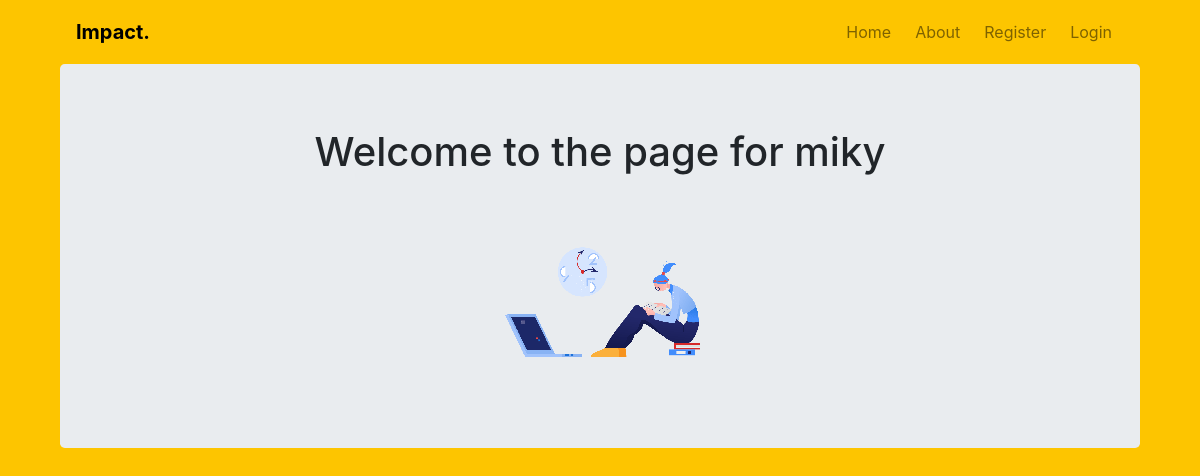
Before: /miky with the older database file.
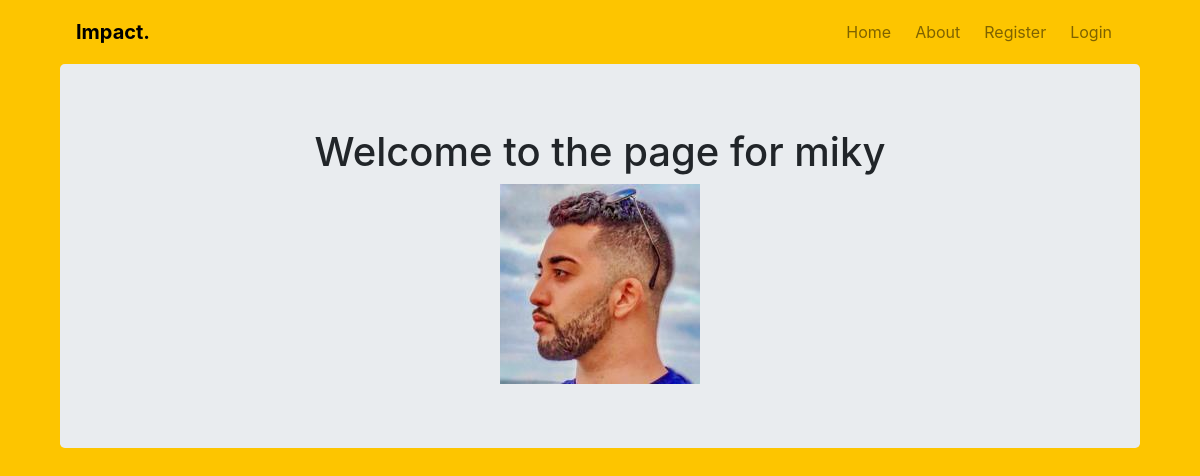
After: the same page with the newer database file.
### impact/models.py (models this page shows, shortened)
class User(db.Model,UserMixin):
    __tablename__ = 'users'
    id = db.Column(db.Integer, primary_key=True)
    profile_image = db.Column(db.String(64), nullable=False, default='default_profile.png')
    email = db.Column(db.String(64), unique=True, index=True)
    username = db.Column(db.String(64), unique=True, index=True)
    password_hash = db.Column(db.String(128))
    posts = db.relationship("Post", backref="author", lazy=True)

### impact/users/views.py (the view)
@users.route("/<username>")
def user_posts(username):
    page = request.args.get('page', 1, type=int)
    user = User.query.filter_by(username=username).first_or_404()
    posts = Post.query.filter_by(author=user).order_by(Post.date.desc()).paginate(page=page, per_page=5)
    return render_template(('user_posts.html'), posts=posts, user=user)

### impact/templates/user_posts.html (shortened to what this page needs)
{% extends "base.html" %}
{% block content %}
<div class="container">
  <div class="jumbotron">
    <div align='center'>
      <h1>Welcome to the page for {{user.username}}</h1>
      <img src="{{url_for('static',filename='profile_pics/'+user.profile_image)}}" >
    </div>
  </div>
</div>
{% endblock %}

### impact/templates/base.html (shortened to what this page needs)
<!DOCTYPE html>
<html lang="en">
<head>
    <link rel="stylesheet" href="https://maxcdn.bootstrapcdn.com/bootstrap/4.0.0/css/bootstrap.min.css"
>
</head>
<body style="background-color: #fdc500;">
    <div class="container" style="background-color: #fdc500;">
    <nav class="navbar navbar-expand-lg navbar-light" style="background-color: #fdc500;">
        <div class="container-fluid">
            <a class="navbar-brand font-weight-bold" href="#" style="color: #000000;" >Impact.</a>
            <div class="collapse navbar-collapse" id="navbarSupportedContent">
                <ul class="navbar-nav ml-auto mb-2 mb-lg-0 ">
                    <li class="nav-item p-1" aria-current="true">
                        <a class="nav-link" aria-current="page" href="{{url_for('core.index')}}">Home</a>
                    </li>
                    <li class="nav-item p-1">
                        <a class="nav-link" href="{{url_for('core.about')}}">About</a>
                    </li>
                    {% if current_user.is_authenticated %}
                    <li class="nav-item p-1">
                        <a class="nav-link" href="{{ url_for('users.account')}}" >Account</a>
                    </li>
                    <li class="nav-item p-1">
                        <a class="nav-link" href="#" >Create Post</a>
                    </li>
                    <li class="nav-item p-1">
                        <a class="nav-link" href="{{ url_for('users.logout')}}" >Logout</a>
                    </li>
                    {% else %}
                    <li class="nav-item p-1">
                        <a class="nav-link" href="{{ url_for('users.register')}}" >Register</a>
                    </li>
                    <li class="nav-item p-1">
                        <a class="nav-link" href="{{ url_for('users.login')}}" >Login</a>
                    </li>
                    {% endif %}
                </ul>
            </div>
        </div>
    </nav>
    </div>
    <div class="container">
        {% block content %}
        {% endblock%}
    </div>
</body>
</html>

Changed rows visible on the page:
changed User "miky": profile_image: a different picture
